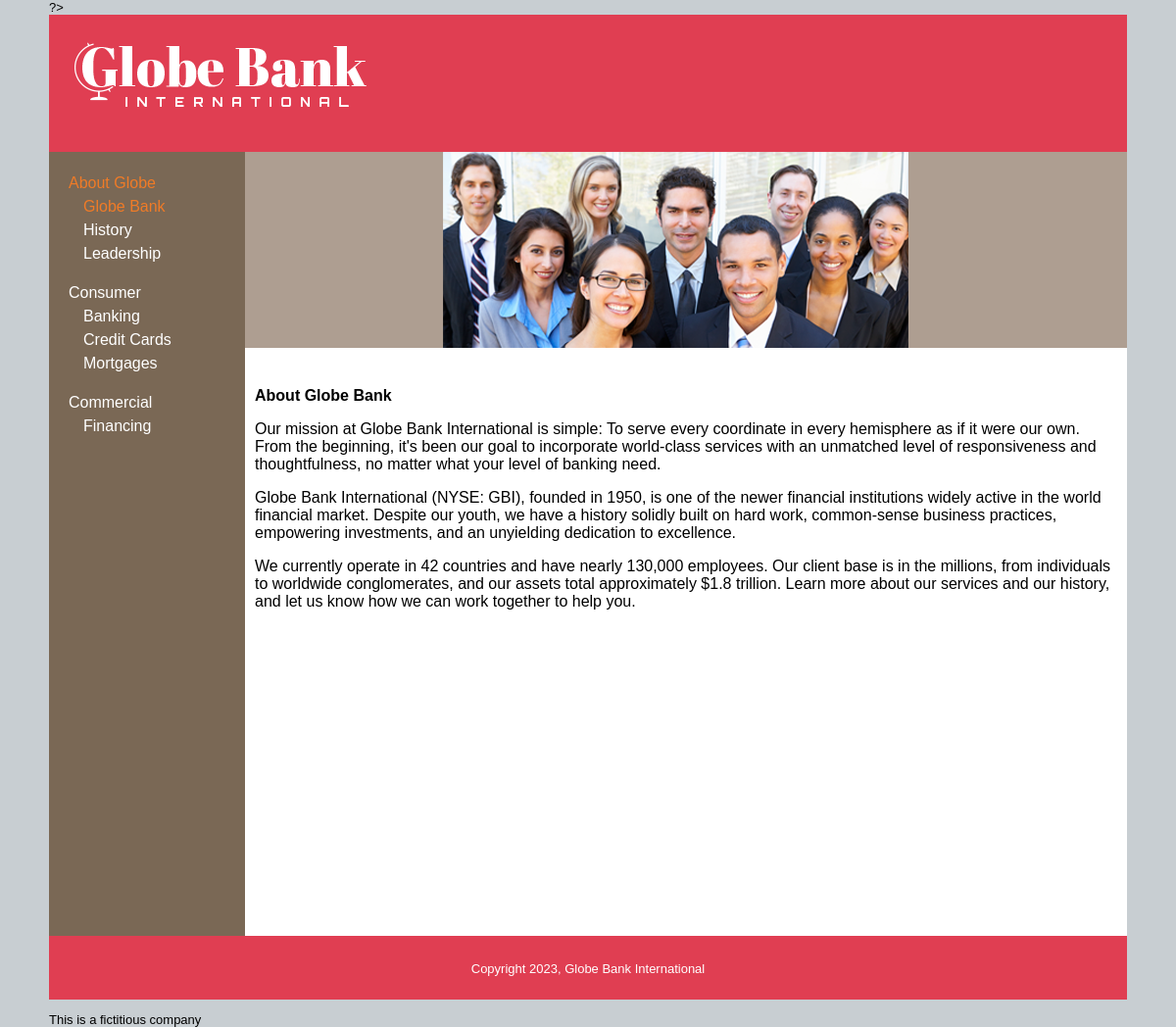
Page /index.php?id=1 on the committed database.
### tables this page shows
CREATE TABLE `subjects` (
  `id` int(11) NOT NULL,
  `menu_name` varchar(255) DEFAULT NULL,
  `position` int(3) DEFAULT NULL,
  `visible` tinyint(1) DEFAULT NULL
);

CREATE TABLE `pages` (
  `id` int(11) NOT NULL,
  `subject_id` int(11) DEFAULT NULL,
  `menu_name` varchar(255) DEFAULT NULL,
  `position` int(3) DEFAULT NULL,
  `visible` tinyint(1) DEFAULT NULL,
  `content` text DEFAULT NULL
);

### private/functions.php (called while the page is built, shortened)
<?php
function url_for($script_path){
    if($script_path[0] != "/"){
        $script_path = "/" . $script_path;
    }
    return WWW_ROOT . $script_path;
}
function u($string){
    return urlencode($string);
}
function h($string){
    return htmlspecialchars($string);
}
?>

### private/query_functions.php (called while the page is built, shortened)
<?php
function find_all_subjects(array $options=[]){
    global $db;
    $visible = $options["visible"] ?? false;
    $sql = "SELECT * FROM subjects ";
    if($visible)
    {
      $sql.=  "WHERE visible = true ";
    }
    $sql.= "ORDER BY position ASC";
    $result = mysqli_execute_query($db, $sql);
    return $result;
}
function find_pages_by_id($id, array $options=[] ){
    global $db;
    $visible = $options["visible"] ?? false;
    $sql = "SELECT * FROM pages WHERE id=? ";
    if($visible)
    {
      $sql.= "AND visible = true ";
    }
    $query = mysqli_execute_query($db, $sql, [$id]);
    $result = mysqli_fetch_assoc($query);
    return $result;
}
  function find_pages_by_subject_id($subject_id, array $options=[]){
    global $db;
    $visible = $options["visible"] ?? false;
    $sql = "SELECT * FROM pages WHERE subject_id=? ";
    if($visible)
    {
      $sql.= "AND visible = true ";
    }
    $sql .= "ORDER BY position ASC";
    $result = mysqli_execute_query($db, $sql, [$subject_id]);
    return $result;
}
?>

### public/index.php (the view, shortened to what this page needs)
<?php
if(isset($_GET["id"]))
{
  $page_id = $_GET["id"];
  $isPreview = $_GET["preview"] == "true" ? true : false;
  if($isPreview)
  {
    $page = find_pages_by_id($page_id);
  }else{
    $page = find_pages_by_id($page_id, ["visible" => true]);
  }
  $subject_id = $page["subject_id"];
}
else
{
}
?>
<?php include(SHARED_PATH . '/public_header.php'); ?>
<div id="main">
  <?php include(SHARED_PATH . '/public_navigation.php'); ?>
  <div id="page">
  <?php
  if(isset($page))
  {
    $allowed_tags = "<div><img><h1><h2><p><br><strong><em><ul><li>";
    echo strip_tags($page["content"],$allowed_tags);
  }
  else
  {
    include(SHARED_PATH . '/static_homepage.php');
  }
  ?>
  </div>
</div>
<?php include(SHARED_PATH . '/public_footer.php'); ?>

### private/shared/public_header.php (shortened to what this page needs)
<!doctype html>
<html lang="en">
  <head>
    <link rel="stylesheet" media="all" href="<?php echo url_for('/stylesheets/public.css'); ?>" />
  </head>
  <body>
    <header>
      <h1>
        <a href="<?php echo url_for('/index.php'); ?>">
          <img src="<?php echo url_for('/images/gbi_logo.png'); ?>" width="298" height="71" alt="" />
        </a>
      </h1>
    </header>

### private/shared/public_navigation.php (shortened to what this page needs)
<navigation>
  <?php $nav_subjects = find_all_subjects(["visible" => true]); ?>
  <ul class="subjects">
    <?php while($nav_subject = mysqli_fetch_assoc($nav_subjects)) {   ?>
      <li class=" <?php if($nav_subject["id"] == $subject_id) { echo "selected"; }   ?>">
        <a href="<?php echo url_for('index.php'); ?>">
          <?php echo h($nav_subject['menu_name']); ?>
        </a>
        <?php $nav_pages = find_pages_by_subject_id($nav_subject["id"], ["visible" => true]);  ?>
          <ul class="pages">
            <?php while($nav_page = mysqli_fetch_assoc($nav_pages)) { ?>
              <li class=" <?php if($nav_page["id"] == $page_id) { echo "selected"; }   ?>">
                <a href="<?php echo url_for('index.php?id=' . h(u($nav_page["id"]))); ?>">
                  <?php echo h($nav_page['menu_name']); ?>
                </a>
              </li>
            <?php }  ?>
          </ul>
      </li>
    <?php }  ?>
  </ul>
</navigation>

### private/shared/public_footer.php (shortened to what this page needs)
  <footer>
    <p>Copyright <?php echo date('Y'); ?>, Globe Bank International </p>
  </footer>
  <p>This is a fictitious company</p>
  </body>
</html>

### public/stylesheets/public.css (style rules this page uses)
html { height: 100%; width: 100%; }
body { width: 1100px; height: 100%; margin: auto; border: 0; font-family: Verdana, Arial, Helvetica, sans-serif; font-size: 13px; line-height: 15px; background: #c8ced2; }
header { height: 140px; width: 1100px; margin: 0; padding: 0; text-align: left; background: #e03e52; color: #FFFFFF; }
header h1 { padding: 1em; margin: 0; }
#main { width: 1100px; height: 100%; min-height: 800px; margin: 0; padding: 0; background: #c8ced2; }
footer { clear: both; height: 3em; margin: 0; padding: 1em; text-align: center; background: #e03e52; color: #FFFFFF; }
navigation { float: left; width: 200px; height: 100%; background: #7a6855; }
navigation a { color: #FFFFFF; text-decoration: none; }
a { color: #E03E52; text-decoration: none }
ul.subjects { margin-top: 20px; margin-left: 20px; padding: 0; list-style: none; }
ul.subjects > li { margin-bottom: 1em; }
ul.pages { margin-left: 15px; padding: 0; list-style: none; font-weight: normal; }
.selected > a { color: #f07b27; font-style: normal; }
navigation li { font-size: 16px; line-height: 1.5em; }
#hero-image { float: left; margin-bottom: 40px; padding: 0; height: 200px; width: 900px; }
#page { float: right; width: 900px; height: 100%; padding-left: 0; vertical-align: top; background: #ffffff; }
#page h1 { font-size: 16px; color: #000000; line-height: normal; }
#page p { font-family: "Gill Sans", "Gill Sans MT", "Myriad Pro", "DejaVu Sans Condensed", Helvetica, Arial, "sans-serif" font-size: 12px; color: #000000; padding: 0px; line-height: normal; }
#content { margin-top: 0px; margin-left: 10px; margin-right: 10px; }
#content p { font-size: 16px; line-height: normal; }

### rows in the picture
subjects: menu_name "About Globe"
pages: menu_name "Globe Bank", content (picture), content "About Globe Bank Our mission at Globe Bank International is simple: To serve every coordinate in every hemisphere as if it were our own. From the beginning, it's been our goal to incorporate world-class services with an unmatched level of responsiveness and thoughtfulness, no matter what your level of banking need. Globe Bank International (NYSE: GBI), founded in 1950, is one of the newer financial institutions widely active in the world financial market. Despite our youth, we have a history solidly built on hard work, common-sense business practices, empowering investments, and an unyielding dedication to excellence. We currently operate in 42 countries and have nearly 130,000 employees.…"
pages: menu_name "History"
pages: menu_name "Leadership"
subjects: menu_name "Consumer"
pages: menu_name "Banking"
pages: menu_name "Credit Cards"
pages: menu_name "Mortgages"
subjects: menu_name "Commercial"
pages: menu_name "Financing"
